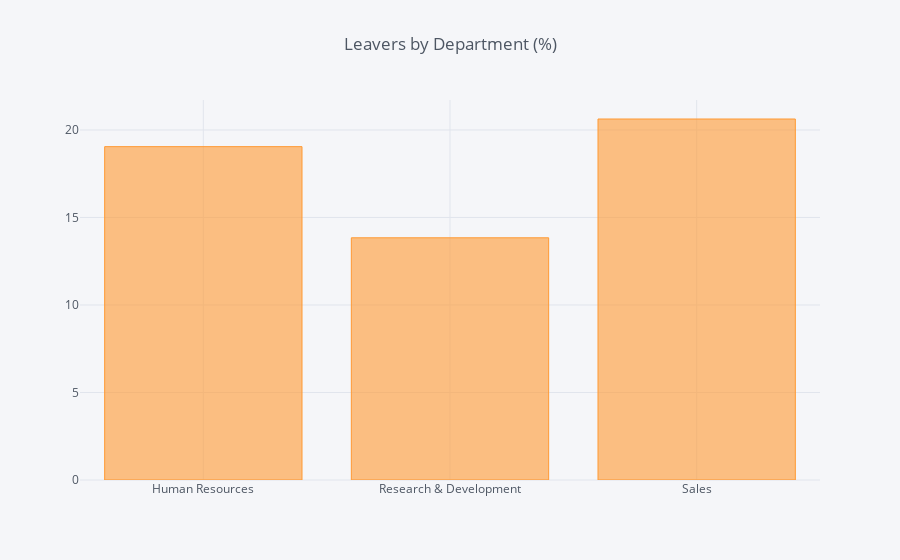

This figure's notebook cell:
### Code cell
df_Department = pd.DataFrame(columns=["Department", "% of Leavers"])
i=0
for field in list(df1['Department'].unique()):
    ratio = df1[(df1['Department']==field)&(df1['Attrition']=="Yes")].shape[0] / df1[df1['Department']==field].shape[0]
    df_Department.loc[i] = (field, ratio*100)
    i += 1
    #print("In {}, the ratio of leavers is {:.2f}%".format(field, ratio*100))    
df_DF = df_Department.groupby(by="Department").sum()
df_DF.iplot(kind='bar',title='Leavers by Department (%)')

### Figure 1 — Plotly figure (JSON) as saved in the notebook; plotly's stock layout.template omitted (floating-point values rounded to 4 significant figures)
{"data": [{"marker": {"color": "rgba(255, 153, 51, 0.6)", "line": {"color": "rgba(255, 153, 51, 1.0)", "width": 1}}, "name": "% of Leavers", "orientation": "v", "text": "", "type": "bar", "uid": "67201ae3-7192-446a-9880-23bbfe87c2d0", "x": ["Human Resources", "Research & Development", "Sales"], "y": [19.05, 13.84, 20.63]}], "layout": {"legend": {"bgcolor": "#F5F6F9", "font": {"color": "#4D5663"}}, "paper_bgcolor": "#F5F6F9", "plot_bgcolor": "#F5F6F9", "title": {"font": {"color": "#4D5663"}, "text": "Leavers by Department (%)"}, "xaxis": {"gridcolor": "#E1E5ED", "showgrid": true, "tickfont": {"color": "#4D5663"}, "title": {"font": {"color": "#4D5663"}, "text": ""}, "zerolinecolor": "#E1E5ED"}, "yaxis": {"gridcolor": "#E1E5ED", "showgrid": true, "tickfont": {"color": "#4D5663"}, "title": {"font": {"color": "#4D5663"}, "text": ""}, "zerolinecolor": "#E1E5ED"}}}
